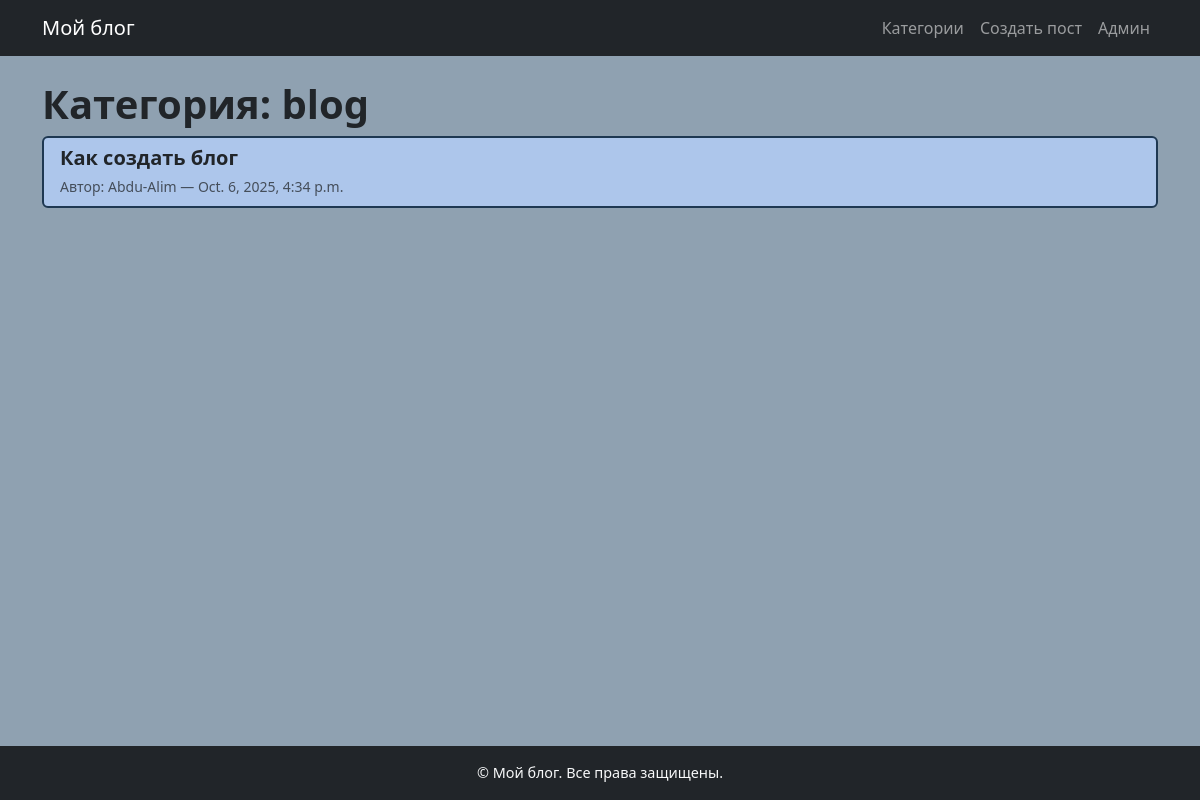
Page /category/blog/ on the committed database.
### blog/models.py (models this page shows, shortened)
class Category(models.Model):
    name = models.CharField(max_length=100, unique=True)
    slug = models.SlugField(max_length=120, unique=True, blank=True)
    class Meta:
        verbose_name = 'Категория'
        verbose_name_plural = 'Категории'

class Post(models.Model):
    title = models.CharField(max_length=200)
    slug = models.SlugField(max_length=200, unique=True, blank=True)
    body = models.TextField()
    author = models.ForeignKey(settings.AUTH_USER_MODEL, on_delete=models.CASCADE, related_name='posts')
    categories = models.ManyToManyField(Category, related_name='posts', blank=True)
    created_at = models.DateTimeField(auto_now_add=True)
    updated_at = models.DateTimeField(auto_now=True)
    def get_absolute_url(self):
        return reverse('blog:post_detail', kwargs={'slug': self.slug})

### blog/views.py (the view)
# urls.py: path('category/<slug:slug>/', views.category_detail, name='category_detail'),
def category_detail(request, slug):
    category = get_object_or_404(Category, slug=slug)
    posts = category.posts.order_by('-created_at')
    return render(request, 'blog/category_detail.html', {'category': category, 'posts': posts})

### blog/templates/blog/category_detail.html (shortened to what this page needs)
{% extends 'blog/base.html' %}
{% block content %}
<h1>Категория: {{ category.name }}</h1>
<div class="list-group">
    {% for post in posts %}
        <a href="{{ post.get_absolute_url }}" class="list-group-item list-group-item-action">
            <h5 class="mb-1">{{ post.title }}</h5>
            <small class="text-muted">Автор: {{ post.author }} — {{ post.created_at }}</small>
        </a>
    {% empty %}
        <p>Постов в этой категории пока нет.</p>
    {% endfor %}
</div>
{% endblock %}

### blog/static/blog/style.css (style rules this page uses)
body { font-family: 'Segoe UI', Tahoma, Geneva, Verdana, sans-serif; background: #8fa1b1; }
h1, h2, h5 { font-weight: 600; }
.list-group-item { background-color: #adc6eb; border-style: solid; border-width: 2px; border-color: #1e3852; border-radius: 8px; margin-bottom: 10px; transition: 0.2s; }

### rows in the picture
Category: name "blog"
Post: title "Как создать блог", author "Abdu-Alim", created_at "Oct. 6, 2025, 4:34 p.m."
